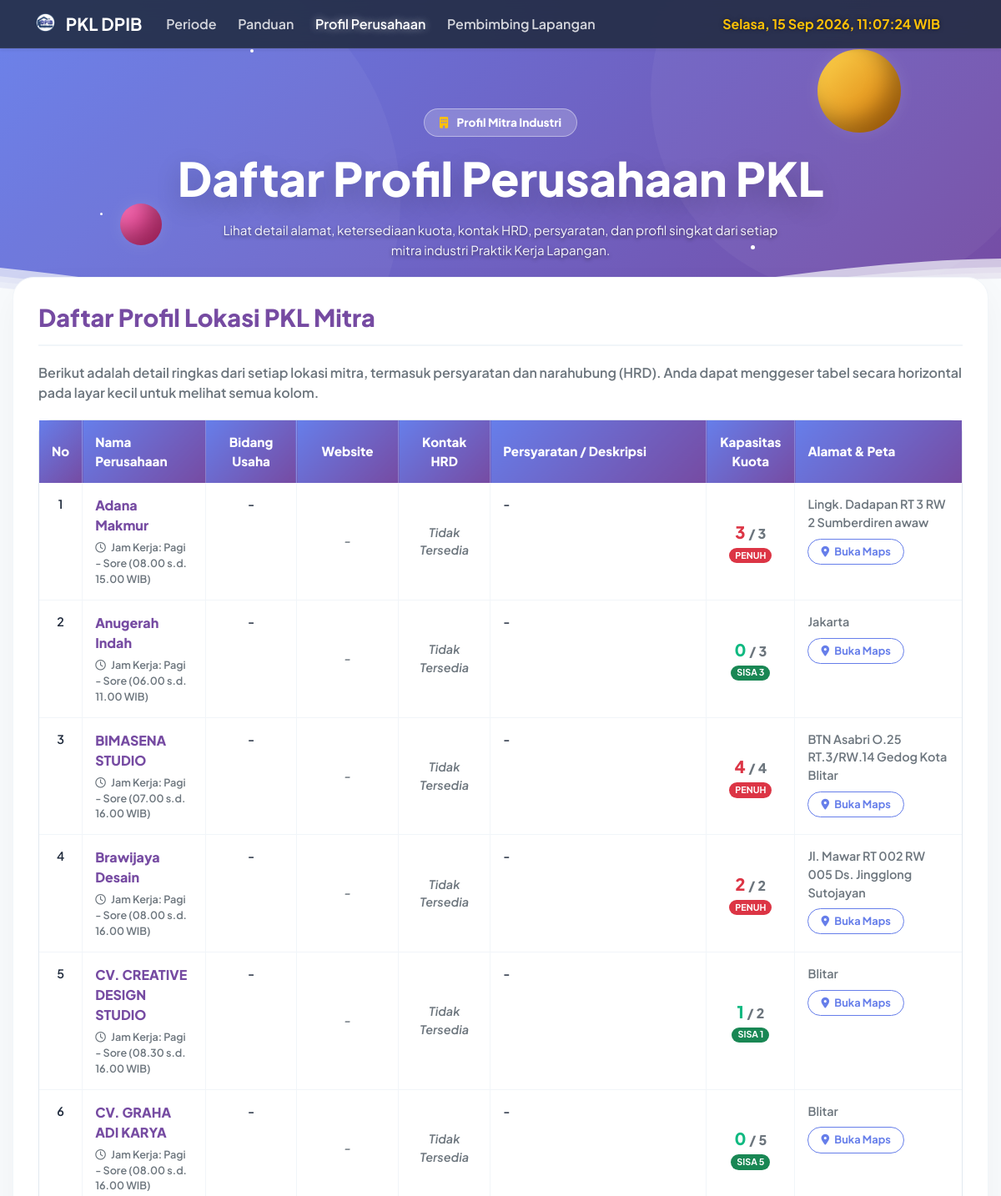
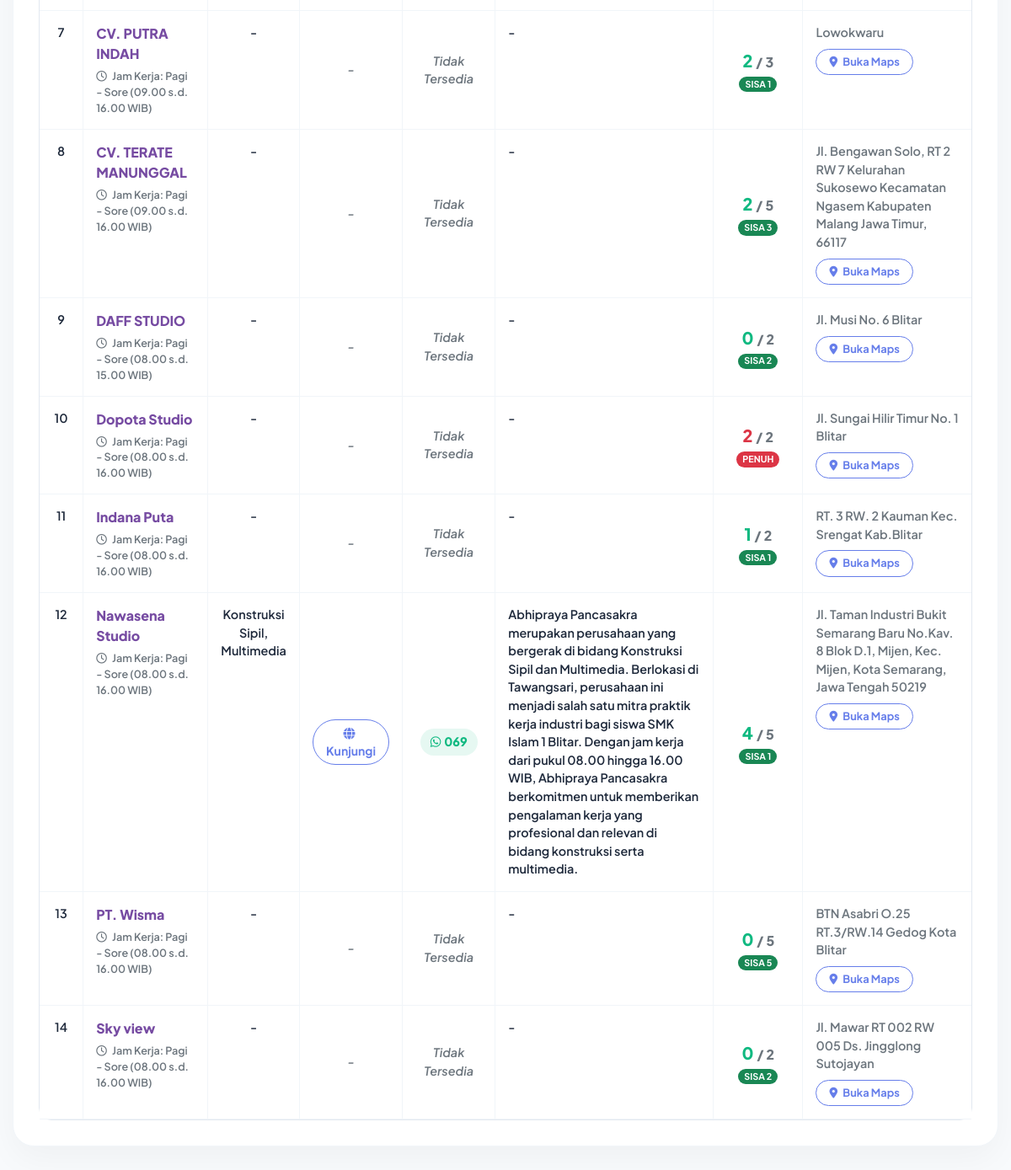
The page /profil-perusahaan.php on the database its author committed (2 pictures, top to bottom).
### tables this page shows
CREATE TABLE `lokasi_pkl` (
  `lokasi_id` int(11) NOT NULL,
  `alamat` varchar(255) DEFAULT NULL,
  `guru_id` int(11) DEFAULT NULL,
  `nama_lokasi` varchar(100) NOT NULL,
  `jam_kerja` varchar(100) DEFAULT NULL,
  `kuota_max` int(11) NOT NULL DEFAULT 5
);

CREATE TABLE `profil_perusahaan` (
  `lokasi_id` int(11) NOT NULL,
  `bidang_usaha` varchar(100) DEFAULT NULL,
  `website` varchar(255) DEFAULT NULL,
  `telp_hrd` varchar(20) DEFAULT NULL,
  `deskripsi_detail` text DEFAULT NULL,
  `last_updated` timestamp NOT NULL DEFAULT current_timestamp() ON UPDATE current_timestamp()
);

### profil-perusahaan.php (the view, shortened to what this page needs)
<?php
$koneksi = null;
$error_message_koneksi = null;
$page_title = "Daftar Profil Perusahaan PKL";
$lokasi_list = [];
$error_message = null;
if (isset($koneksi) && $koneksi->connect_error === null) {
    $lokasi_query = "
        SELECT
            l.lokasi_id, l.nama_lokasi, l.alamat, l.kuota_max, l.jam_kerja,
            p.bidang_usaha, p.website, p.deskripsi_detail, p.telp_hrd,
            (SELECT COUNT(id) FROM peserta_didik WHERE lokasi_id = l.lokasi_id) AS terisi
        FROM lokasi_pkl l
        LEFT JOIN profil_perusahaan p ON l.lokasi_id = p.lokasi_id
        ORDER BY l.nama_lokasi ASC
    ";
    $lokasi_result = $koneksi->query($lokasi_query);
    if ($lokasi_result) {
        while ($row = $lokasi_result->fetch_assoc()) {
            $lokasi_list[] = $row;
        }
    } else {
        $error_message = "❌ Gagal mengambil data lokasi. Error SQL: " . $koneksi->error;
    }
} else if ($error_message === null) {
    $error_message = $error_message_koneksi ?? "Koneksi database tidak terinisialisasi. Periksa kredensial.";
}
?>
<!doctype html>
<html lang="id">
<head>
    <link href="https://cdn.jsdelivr.net/npm/bootstrap@5.2.2/dist/css/bootstrap.min.css" rel="stylesheet">
    <link rel="stylesheet" href="https://cdnjs.cloudflare.com/ajax/libs/font-awesome/6.5.2/css/all.min.css">
</head>
<body>
    <?php include 'panel/header-publik.php'; ?>
    <div class="wrapper" id="top">
        <div class="space-elements">
            <div class="star" style="top: 15%; left: 25%; width: 4px; height: 4px; animation-delay: 0s;"></div>
            <div class="star" style="top: 30%; left: 85%; width: 6px; height: 6px; animation-delay: 1s;"></div>
            <div class="star" style="top: 65%; left: 10%; width: 3px; height: 3px; animation-delay: 0.5s;"></div>
            <div class="star" style="top: 75%; left: 75%; width: 5px; height: 5px; animation-delay: 1.5s;"></div>
            <div class="planet planet-1"></div>
            <div class="planet planet-2"></div>
        </div>
        <div class="container position-relative" style="z-index: 5;">
            <div class="d-inline-block mb-3" style="background: rgba(255,255,255,0.2); backdrop-filter: blur(10px); padding: 6px 18px; border-radius: 50px; font-size: 0.85rem; font-weight: 800; border: 1px solid rgba(255,255,255,0.4); color: white;">
                <i class="fas fa-building me-2 text-warning"></i> Profil Mitra Industri
            </div>
            <h1 class="hero-title"><?php echo $page_title; ?></h1>
            <p class="mt-3" style="max-width: 700px; margin: 0 auto; font-size: 0.95rem; color: rgba(255,255,255,0.95); line-height: 1.6; text-shadow: 0 2px 4px rgba(0,0,0,0.5);">
                Lihat detail alamat, ketersediaan kuota, kontak HRD, persyaratan, dan profil singkat dari setiap mitra industri Praktik Kerja Lapangan.
            </p>
        </div>
    </div>
    <div class="page-content-wrapper">
        <div class="content-card">
            <h2>Daftar Profil Lokasi PKL Mitra</h2>
            <p class="text-muted fw-semibold">Berikut adalah detail ringkas dari setiap lokasi mitra, termasuk persyaratan dan narahubung (HRD). Anda dapat menggeser tabel secara horizontal pada layar kecil untuk melihat semua kolom.</p>
            <?php if ($error_message): ?>
                <div class="alert alert-danger rounded-4 fw-bold border-0 shadow-sm mt-3" role="alert">
                    <i class="fas fa-exclamation-triangle me-2"></i> KESALAHAN! <?php echo $error_message; ?>
                    <?php if (strpos($error_message, 'Unknown column') !== false): ?>
                        <br><span class="fw-normal">⚠️ INFO: Query gagal karena salah satu kolom tidak ditemukan di database. Pastikan kolom `telp_hrd` ada di tabel `profil_perusahaan`.</span>
                    <?php endif; ?>
                </div>
            <?php elseif (empty($lokasi_list)): ?>
                <div class="alert alert-warning rounded-4 fw-bold border-0 mt-3 shadow-sm" role="alert">
                    <i class="fas fa-exclamation-circle me-2"></i> Belum ada data lokasi PKL/Profil Perusahaan yang tercatat saat ini.
                </div>
            <?php else: ?>
            <div class="table-wrapper-outer">
                <div class="table-responsive-lg custom-responsive">
                    <table class="table table-perusahaan mb-0">
                        <thead>
                            <tr>
                                <th style="width: 3%;">No</th>
                                <th style="width: 15%;" class="text-start">Nama Perusahaan</th>
                                <th style="width: 10%;">Bidang Usaha</th>
                                <th style="width: 10%;">Website</th>
                                <th style="width: 12%;">Kontak HRD</th>
                                <th style="width: 25%;" class="text-start">Persyaratan / Deskripsi</th>
                                <th style="width: 10%;">Kapasitas Kuota</th>
                                <th style="width: 15%;" class="text-start">Alamat & Peta</th>
                            </tr>
                        </thead>
                        <tbody>
                            <?php
                            $no = 1;
                            foreach ($lokasi_list as $lokasi):
                                $terisi_count = (int)$lokasi['terisi'];
                                $max_count = (int)$lokasi['kuota_max'];
                                $sisa_kuota = $max_count - $terisi_count;
                                $is_full = ($sisa_kuota <= 0);
                                $quota_class = $is_full ? 'quota-text-full' : 'quota-text-available';
                                $deskripsi_raw = $lokasi['deskripsi_detail'] ?? '';
                                $deskripsi_teks = htmlspecialchars($deskripsi_raw);
                                if (strtolower(trim($deskripsi_raw)) == 'tdk ada' || empty($deskripsi_raw)) {
                                    $deskripsi_singkat = '-';
                                } else {
                                    $deskripsi_singkat = nl2br($deskripsi_teks);
                                }
                                $no_telp = htmlspecialchars($lokasi['telp_hrd'] ?? '-');
                                $link_telp = ($no_telp != '-' && !empty($no_telp))
                                    ? "<a href='https://wa.me/" . preg_replace('/[^0-9]/', '', $no_telp) . "' target='_blank' class='contact-link'><i class='fab fa-whatsapp me-1'></i> {$no_telp}</a>"
                                    : "<span class='text-muted fst-italic'>Tidak Tersedia</span>";
                                $website_url = htmlspecialchars($lokasi['website'] ?? '');
                                $website_display = !empty($website_url)
                                    ? "<a href='{$website_url}' target='_blank' class='btn btn-sm btn-outline-primary'><i class='fas fa-globe me-1'></i> Kunjungi</a>"
                                    : "<span class='text-muted fst-italic'>-</span>";
                                $gmaps_query = urlencode($lokasi['nama_lokasi'] . ', ' . $lokasi['alamat']);
                                $gmaps_link = 'http://maps.google.com/?q=' . $gmaps_query;
                            ?>
                            <tr>
                                <td class="text-center text-muted"><?php echo $no++; ?></td>
                                <td class="text-start">
                                    <div class="lokasi-name"><?php echo htmlspecialchars($lokasi['nama_lokasi']); ?></div>
                                    <div class="text-muted small mt-1"><i class="far fa-clock me-1"></i> Jam Kerja: <?php echo htmlspecialchars($lokasi['jam_kerja'] ?? '-'); ?></div>
                                </td>
                                <td class="text-center text-muted">
                                    <?php echo htmlspecialchars($lokasi['bidang_usaha'] ?? '-'); ?>
                                </td>
                                <td class="text-center align-middle">
                                    <?php echo $website_display; ?>
                                </td>
                                <td class="text-center align-middle">
                                    <?php echo $link_telp; ?>
                                </td>
                                <td class="text-start td-desc text-muted">
                                    <?php echo $deskripsi_singkat; ?>
                                </td>
                                <td class="text-center align-middle">
                                    <div class="fs-5 <?php echo $quota_class; ?>">
                                        <?php echo $terisi_count; ?> <span class="text-muted fs-6">/ <?php echo $max_count; ?></span>
                                    </div>
                                    <?php if($is_full): ?>
                                        <div class="badge bg-danger rounded-pill mt-1">PENUH</div>
                                    <?php else: ?>
                                        <div class="badge bg-success rounded-pill mt-1">SISA <?php echo $sisa_kuota; ?></div>
                                    <?php endif; ?>
                                </td>
                                <td class="text-start td-alamat">
                                    <div class="text-muted mb-2"><?php echo htmlspecialchars($lokasi['alamat']); ?></div>
                                    <a href="<?php echo $gmaps_link; ?>" target="_blank" class="btn btn-sm btn-outline-primary" style="font-size: 0.8rem;">
                                        <i class="fas fa-map-marker-alt me-1"></i> Buka Maps
                                    </a>
                                </td>
                            </tr>
                            <?php endforeach; ?>
                        </tbody>
                    </table>
                </div>
            </div>
            <?php endif; ?>
        </div>
    </div>
</body>
</html>

### profil-perusahaan.php (style rules this page uses)
:root { --primary-grad: linear-gradient(135deg, #667eea 0%, #764ba2 100%); --accent-purple: #667eea; --accent-dark: #764ba2; --bg-light: #f8fafc; --text-dark: #1e293b; --card-shadow: 0 15px 40px rgba(0,0,0,0.04); }
body { font-family: 'Plus Jakarta Sans', sans-serif; background-color: var(--bg-light); color: var(--text-dark); overflow-x: hidden; padding-top: 0 !important; }
.wrapper { position: relative; z-index: 1; padding-top: 130px; padding-bottom: 80px; background: var(--primary-grad); overflow: hidden; text-align: center; }
.hero-title { font-size: 3.5rem; font-weight: 900; color: white; text-shadow: 0 10px 30px rgba(0,0,0,0.2); }
.wrapper::before { content: ''; position: absolute; top: -15%; left: -10%; width: 50vw; height: 50vw; background: rgba(255, 255, 255, 0.04); border-radius: 50%; z-index: 0; pointer-events: none; }
.wrapper::after { content: ''; position: absolute; bottom: 10%; right: -5%; width: 40vw; height: 40vw; background: rgba(255, 255, 255, 0.04); border-radius: 50%; z-index: 0; pointer-events: none; }
.space-elements { position: absolute; top: 0; left: 0; width: 100%; height: 100%; z-index: 1; pointer-events: none; }
.star { position: absolute; background: white; border-radius: 50%; animation: twinkle 3s infinite ease-in-out alternate; }
.planet { position: absolute; border-radius: 50%; box-shadow: inset -15px -15px 25px rgba(0,0,0,0.3), 0 0 20px rgba(255,255,255,0.1); }
.planet-1 { width: 100px; height: 100px; background: linear-gradient(135deg, #fcd34d 0%, #d97706 100%); top: 15%; right: 10%; animation: floatObj 8s ease-in-out infinite; }
.planet-2 { width: 50px; height: 50px; background: linear-gradient(135deg, #f472b6 0%, #db2777 100%); bottom: 25%; left: 12%; animation: floatObj 10s ease-in-out infinite reverse; }
.page-content-wrapper { position: relative; z-index: 5; min-height: calc(100vh - 70px); padding: 0 15px 50px; width: 100%; max-width: 1300px; margin: 0 auto; }
.content-card { background: white; padding: 30px; border-radius: 25px; box-shadow: var(--card-shadow); border: 1px solid #f1f5f9; margin-top: -60px; position: relative; z-index: 10; }
.content-card h2 { color: var(--accent-dark); border-bottom: 2px solid #f1f5f9; padding-bottom: 15px; margin-bottom: 20px; font-size: 1.8rem; font-weight: 800; }
.table-wrapper-outer { border-radius: 15px; border: 1px solid #e2e8f0; margin-top: 20px; }
.custom-responsive { margin: 0; border: none; border-radius: 0; -webkit-overflow-scrolling: touch; }
.table-perusahaan { margin-bottom: 0; background: white; border-collapse: collapse; width: 100%; }
.table-perusahaan thead th { background: var(--primary-grad) !important; color: white !important; border: none !important; border-right: 1px solid rgba(255,255,255,0.2) !important; padding: 15px; font-weight: 800; font-size: 0.95rem; text-align: center; vertical-align: middle; }
.table-perusahaan thead th:last-child { border-right: none !important; }
.table-perusahaan tbody td { background: white !important; color: var(--text-dark) !important; border-bottom: 1px solid #f1f5f9; border-right: 1px solid #f1f5f9; padding: 15px; vertical-align: top; font-size: 0.9rem; font-weight: 600; }
.table-perusahaan tbody td:last-child { border-right: none; }
.lokasi-name { font-weight: 800; color: var(--accent-dark); font-size: 1rem; margin-bottom: 5px; }
.td-desc { min-width: 250px; line-height: 1.5; font-weight: 500; }
.td-alamat { min-width: 200px; line-height: 1.5; font-weight: 500; }
.quota-text-full { color: #dc3545; font-weight: 800; }
.quota-text-available { color: #10b981; font-weight: 800; }
.contact-link { color: #10b981; font-weight: 800; text-decoration: none; padding: 5px 12px; background: rgba(16, 185, 129, 0.1); border-radius: 50px; display: inline-flex; align-items: center; transition: 0.3s; }
.btn-outline-primary { border-color: var(--accent-purple); color: var(--accent-purple); font-weight: 700; border-radius: 50px; padding: 5px 15px; }

### rows shown on the page
lokasi_pkl: nama_lokasi "Adana Makmur", jam_kerja "Pagi - Sore (08.00 s.d. 15.00 WIB)", bidang_usaha "-", shows "Tidak Tersedia", deskripsi_singkat "-", terisi_count "3", kuota_max "3", shows "PENUH", alamat "Lingk. Dadapan RT 3 RW 2 Sumberdiren awaw"
lokasi_pkl: nama_lokasi "Anugerah Indah", jam_kerja "Pagi - Sore (06.00 s.d. 11.00 WIB)", bidang_usaha "-", shows "Tidak Tersedia", deskripsi_singkat "-", terisi_count "0", kuota_max "3", alamat "Jakarta"
lokasi_pkl: nama_lokasi "BIMASENA STUDIO", jam_kerja "Pagi - Sore (07.00 s.d. 16.00 WIB)", bidang_usaha "-", shows "Tidak Tersedia", deskripsi_singkat "-", terisi_count "4", kuota_max "4", shows "PENUH", alamat "BTN Asabri O.25 RT.3/RW.14 Gedog Kota Blitar"
lokasi_pkl: nama_lokasi "Brawijaya Desain", jam_kerja "Pagi - Sore (08.00 s.d. 16.00 WIB)", bidang_usaha "-", shows "Tidak Tersedia", deskripsi_singkat "-", terisi_count "2", kuota_max "2", shows "PENUH", alamat "Jl. Mawar RT 002 RW 005 Ds. Jingglong Sutojayan"
lokasi_pkl: nama_lokasi "CV. CREATIVE DESIGN STUDIO", jam_kerja "Pagi - Sore (08.30 s.d. 16.00 WIB)", bidang_usaha "-", shows "Tidak Tersedia", deskripsi_singkat "-", terisi_count "1", kuota_max "2", sisa_kuota "1", alamat "Blitar"
lokasi_pkl: nama_lokasi "CV. GRAHA ADI KARYA", jam_kerja "Pagi - Sore (08.00 s.d. 16.00 WIB)", bidang_usaha "-", shows "Tidak Tersedia", deskripsi_singkat "-", terisi_count "0", kuota_max "5", alamat "Blitar"
lokasi_pkl: nama_lokasi "CV. PUTRA INDAH", jam_kerja "Pagi - Sore (09.00 s.d. 16.00 WIB)", bidang_usaha "-", shows "Tidak Tersedia", deskripsi_singkat "-", terisi_count "2", kuota_max "3", sisa_kuota "1", alamat "Lowokwaru"
lokasi_pkl: nama_lokasi "CV. TERATE MANUNGGAL", jam_kerja "Pagi - Sore (09.00 s.d. 16.00 WIB)", bidang_usaha "-", shows "Tidak Tersedia", deskripsi_singkat "-", terisi_count "2", kuota_max "5", sisa_kuota "3", alamat "Jl. Bengawan Solo, RT 2 RW 7 Kelurahan Sukosewo Kecamatan Ngasem Kabupaten Malang Jawa Timur, 66117"
lokasi_pkl: nama_lokasi "DAFF STUDIO", jam_kerja "Pagi - Sore (08.00 s.d. 15.00 WIB)", bidang_usaha "-", shows "Tidak Tersedia", deskripsi_singkat "-", terisi_count "0", kuota_max "2", alamat "Jl. Musi No. 6 Blitar"
lokasi_pkl: nama_lokasi "Dopota Studio", jam_kerja "Pagi - Sore (08.00 s.d. 16.00 WIB)", bidang_usaha "-", shows "Tidak Tersedia", deskripsi_singkat "-", terisi_count "2", kuota_max "2", shows "PENUH", alamat "Jl. Sungai Hilir Timur No. 1 Blitar"
lokasi_pkl: nama_lokasi "Indana Puta", jam_kerja "Pagi - Sore (08.00 s.d. 16.00 WIB)", bidang_usaha "-", shows "Tidak Tersedia", deskripsi_singkat "-", terisi_count "1", kuota_max "2", sisa_kuota "1", alamat "RT. 3 RW. 2 Kauman Kec. Srengat Kab.Blitar"
profil_perusahaan: lokasi_id.nama_lokasi "Nawasena Studio", lokasi_id.jam_kerja "Pagi - Sore (08.00 s.d. 16.00 WIB)", bidang_usaha "Konstruksi Sipil, Multimedia", telp_hrd "069", deskripsi_detail "Abhipraya Pancasakra merupakan perusahaan yang bergerak di bidang Konstruksi Sipil dan Multimedia. Berlokasi di Tawangsari, perusahaan ini menjadi salah satu mitra praktik kerja industri bagi siswa SMK Islam 1 Blitar. Dengan jam kerja dari pukul 08.00 hingga 16.00 WIB, Abhipraya Pancasakra berkomitmen untuk memberikan pengalaman kerja yang profesional dan relevan di bidang konstruksi serta multimedia.", terisi_count "4", lokasi_id.kuota_max "5", sisa_kuota "1", lokasi_id.alamat "Jl. Taman Industri Bukit Semarang Baru No.Kav. 8 Blok D.1, Mijen, Kec. Mijen, Kota Semarang, Jawa Tengah 50219"
lokasi_pkl: nama_lokasi "PT. Wisma", jam_kerja "Pagi - Sore (08.00 s.d. 16.00 WIB)", bidang_usaha "-", shows "Tidak Tersedia", deskripsi_singkat "-", terisi_count "0", kuota_max "5", alamat "BTN Asabri O.25 RT.3/RW.14 Gedog Kota Blitar"
lokasi_pkl: nama_lokasi "Sky view", jam_kerja "Pagi - Sore (08.00 s.d. 16.00 WIB)", bidang_usaha "-", shows "Tidak Tersedia", deskripsi_singkat "-", terisi_count "0", kuota_max "2", alamat "Jl. Mawar RT 002 RW 005 Ds. Jingglong Sutojayan"

### other values the page prints
$item['text_long'] "Periode"
$item['text_long'] "Panduan"
$item['text_long'] "Profil Perusahaan"
$item['text_long'] "Pembimbing Lapangan"
$page_title "Daftar Profil Perusahaan PKL"
